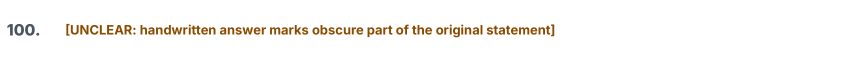
#> input picture ingest-out/apos/apos-grade4-decimals/images/apos-grade4-decimals-q100.png, 1686 x 129 px (shown at 1/2 size)
$ python -i pdfpack.py   (imports and definitions only)
#> lines starting #> are read from the running program, lines starting #| are printed output that depends on the picture; after the words box and inside, x2 and y2 are one past the last pixel; in counts of white or black regions, pixels touching at a corner belong together
#> further down, picture is the input picture: PIL image 1686x129 RGB; mean R, G, B 250.3, 248.2, 245.6
#!/usr/bin/env python3
"""Deterministic PDF -> Practice App question pack.

No AI anywhere. The PDF's own text layer supplies the words; anything that is not
plain running text (figures, stacked fractions, tables, picture options) is cut
out of the rendered page as an image, so it is reproduced exactly as printed.

  python3 pdfpack.py dump  <pdf> <page>                 # show what the engine sees on one page
  python3 pdfpack.py build <profile.json> <pdf> <out>   # build one pack (+ zip, + review report) per paper

A profile describes one book layout (see profiles/*.json).
"""
from __future__ import annotations

import hashlib
import html
import io
import json
import os
import re
import sys
import zipfile
from dataclasses import dataclass, field

import pymupdf
from PIL import Image, ImageChops

ZOOM = 3.0  # crop resolution: 216 dpi


# --------------------------------------------------------------------------- page atoms

@dataclass
class Line:
    x0: float
    y0: float
    x1: float
    y1: float
    text: str
    chars: list  # (ch, x0, x1, bold, italic, sup, font)
    size: float
    bold: bool
    font: str
    piece: int = 0

    @property
    def cy(self):
        return (self.y0 + self.y1) / 2

    @property
    def cx(self):
        return (self.x0 + self.x1) / 2

    @property
    def h(self):
        return self.y1 - self.y0


@dataclass
class Box:
    x0: float
    y0: float
    x1: float
    y1: float
    kind: str = "draw"  # draw | img
    fill: bool = False

    @property
    def w(self):
        return self.x1 - self.x0

    @property
    def h(self):
        return self.y1 - self.y0

    @property
    def cy(self):
        return (self.y0 + self.y1) / 2

    @property
    def cx(self):
        return (self.x0 + self.x1) / 2


def inter(a, b, pad=0.0):
    return a.x0 - pad < b.x1 and b.x0 - pad < a.x1 and a.y0 - pad < b.y1 and b.y0 - pad < a.y1


def contains(a, b, pad=1.0):
    return a.x0 - pad <= b.x0 and a.y0 - pad <= b.y0 and a.x1 + pad >= b.x1 and a.y1 + pad >= b.y1


def is_white(c):
    return c is not None and all(v >= 0.985 for v in c)


class Doc:
    # [121 lines left out: functions __init__, page, _load, render, not called in this run]


def trim(im, pad=6, thr=22):
#> called with pad = 6, thr = 22
    if im is None:
        return None
    bg = Image.new("RGB", im.size, (255, 255, 255))
#> bg: PIL image 1686x129 RGB; every value is 255
    diff = ImageChops.difference(im, bg).convert("L").point(lambda v: 255 if v > thr else 0)
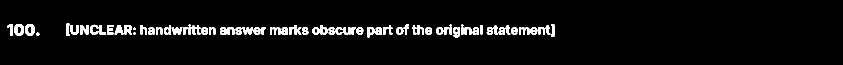
#> diff: PIL image 1686x129 L (shown at 1/2 size); 4.6% white; 72 white regions (4 under 20 px), largest, box (x1, y1, x2, y2) and area: (28, 48, 48, 72) 312, (50, 48, 70, 72) 310, (160, 50, 177, 69) 234
    bb = diff.getbbox()
#> bb = (15, 47, 1109, 75)
    if not bb:
        return None
    return im.crop((max(0, bb[0] - pad), max(0, bb[1] - pad), min(im.width, bb[2] + pad), min(im.height, bb[3] + pad)))
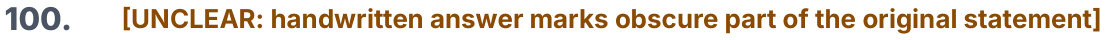
#> returned value: PIL image 1106x40 RGB; mean R, G, B 232.1, 221.4, 209


# [13 lines left out: function stack, not called in this run]


# --------------------------------------------------------------------------- regions

@dataclass
class Piece:
    pno: int
    x0: float
    y0: float
    x1: float
    y1: float
    voff: float = 0.0


class Region:
    """One or more page rectangles stitched into a single virtual column.
    Virtual coordinates: vx = x - piece.x0, vy = y - piece.y0 + piece.voff."""

    # [32 lines left out: functions __init__, crop, not called in this run]

    def snapshot(self):
        return stack([trim(self.doc.render(pc.pno, (pc.x0, pc.y0, pc.x1, pc.y1))) for pc in self.pieces])


# --------------------------------------------------------------------------- text -> markdown

MD_SPECIAL = re.compile(r"([\\`*_{}\[\]<>#|$~])")


def esc(t):
    return MD_SPECIAL.sub(r"\\\1", t)


# [53 lines left out: functions line_md, rows_of, not called in this run]


BAD_CH = re.compile("[-�\u0000-\u0008\u000b-\u001f]")


# [24 lines left out: function text_trouble, not called in this run]


LIST_START = re.compile(r"^(\(?[ivxIVX]{1,4}\)|\(?[a-hA-HP-Sp-s1-9]\)|[•●▪■–-]\s|\d{1,2}\.\s|Statement|Assertion|Reason|Conclusion|Column|[A-Z][A-Za-z.]{1,14}\s?:\s)")


# [96 lines left out: functions paragraphs, _union_pass, cluster, clean_boxes, alt_text, not called in this run]


# --------------------------------------------------------------------------- content builder

class Pack:
    # [141 lines left out: functions __init__, drop, add, build_content, not called in this run]


# --------------------------------------------------------------------------- segmentation

@dataclass
class Marker:
    kind: str  # q | section | group | stop | paper
    pno: int
    col: int
    y: float
    line: Line = None
    m: object = None
    top: float = 0.0


def norm(t):
    return re.sub(r"\s+", " ", t).strip()


# [379 lines left out: functions page_slots, find_markers, segments, numbered, split_inline_labels, split_question and 1 more, not called in this run]


REPORT_CSS = """body{font:14px/1.45 system-ui,sans-serif;margin:16px;color:#1c2230}h1{font-size:18px}
.q{display:grid;grid-template-columns:1fr 1fr;gap:14px;border:1px solid #d5dae3;border-radius:8px;margin:10px 0;padding:10px;break-inside:avoid}
.q.flag{border-color:#d92d20;background:#fff6f5}.src img{max-width:100%;border:1px solid #eee}.out img{max-width:100%;max-height:260px;vertical-align:middle;zoom:.5}
.out .opt{display:flex;gap:8px;margin:3px 0;padding:3px 6px;border:1px solid #e3e7ef;border-radius:6px}.opt.ok{background:#e8f7ee;border-color:#3aa76d}
.hd{grid-column:1/3;font-weight:700}.nt{color:#175cd3;font-weight:500}.q.note{border-color:#84adff;background:#f5f8ff}.fl{color:#b42318;font-weight:600}.sol{margin-top:6px;padding:6px;background:#f5f7fb;border-radius:6px}p{margin:.25em 0}
.sum{padding:8px 12px;background:#f5f7fb;border-radius:8px}"""


# [13 lines left out: function write_report, not called in this run]


# --------------------------------------------------------------------------- build

def title_case(s):
    s = re.sub(r"(?i)^section\s*[-–]?\s*[ivx\d]+\s*[:–-]\s*", "", s).strip()
    return " ".join(w.capitalize() if (w.isupper() or w.islower()) and w.lower() not in ("and", "of", "in") else w for w in s.split())


# [307 lines left out: functions parse_solutions, inline_split, build_paper, main, not called in this run]


# [2 lines not run here, left out]

>>> from PIL import Image
>>> picture = Image.open('../../ingest-out/apos/apos-grade4-decimals/images/apos-grade4-decimals-q100.png')
>>> result = trim(picture)

$ run again, on ingest-out/apos/apos-grade4-decimals/images/apos-grade4-decimals-q132.png
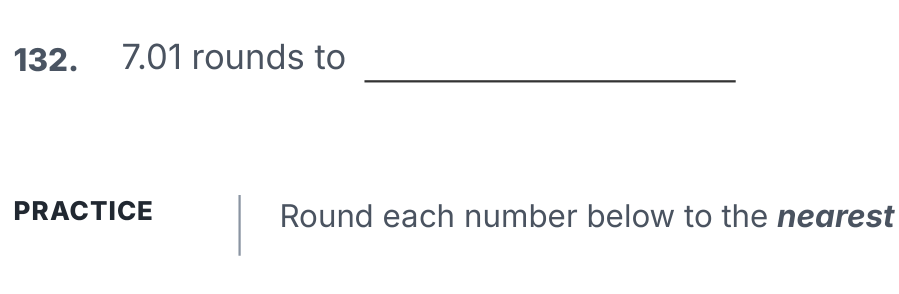
#> input picture ingest-out/apos/apos-grade4-decimals/images/apos-grade4-decimals-q132.png, 899 x 294 px
#> picture is the input picture: PIL image 899x294 RGB; mean R, G, B 249, 249.2, 249.6
#> bg: PIL image 899x294 RGB; every value is 255
#> in trim, `diff = ImageChops.difference(im, bg).convert("L").point(lambda v: 255 ..`:
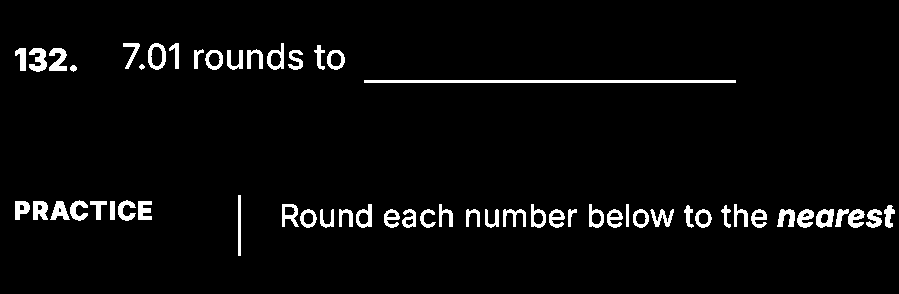
#> diff: PIL image 899x294 L; 4% white; 58 white regions, largest, box (x1, y1, x2, y2) and area: (364, 80, 736, 83) 1116, (29, 48, 47, 72) 271, (49, 48, 67, 71) 263
#> bb = (15, 43, 895, 256)
#> in trim, `return im.crop((max(0, bb[0] - pad), max(0, bb[1] - pad), min(im.width..`:
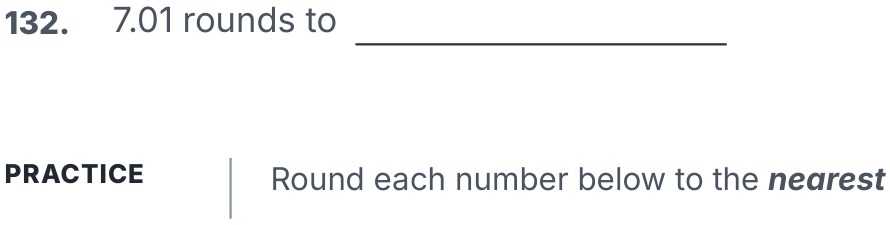
#> returned value: PIL image 890x225 RGB; mean R, G, B 247, 247.3, 247.8

$ run again, on ingest-out/apos/apos-grade4-decimals/images/apos-grade4-decimals-q135.png
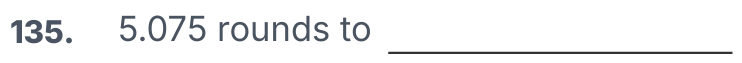
#> input picture ingest-out/apos/apos-grade4-decimals/images/apos-grade4-decimals-q135.png, 742 x 63 px
#> picture is the input picture: PIL image 742x63 RGB; mean R, G, B 242.5, 242.9, 243.6
#> bg: PIL image 742x63 RGB; every value is 255
#> in trim, `diff = ImageChops.difference(im, bg).convert("L").point(lambda v: 255 ..`:
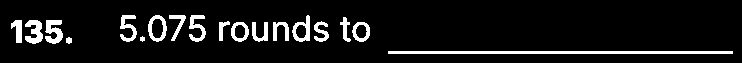
#> diff: PIL image 742x63 L; 8.5% white; 18 white regions, largest, box (x1, y1, x2, y2) and area: (388, 51, 733, 54) 1035, (45, 20, 63, 44) 285, (25, 20, 43, 44) 271
#> bb = (11, 15, 733, 54)
#> in trim, `return im.crop((max(0, bb[0] - pad), max(0, bb[1] - pad), min(im.width..`:
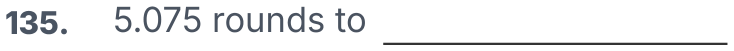
#> returned value: PIL image 734x51 RGB; mean R, G, B 239.3, 239.9, 240.8

$ run again, on ingest-out/apos/apos-grade4-decimals/images/apos-grade4-decimals-q164.png
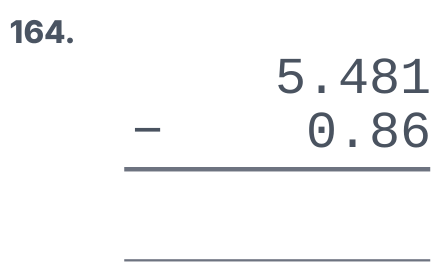
#> input picture ingest-out/apos/apos-grade4-decimals/images/apos-grade4-decimals-q164.png, 440 x 271 px
#> picture is the input picture: PIL image 440x271 RGB; mean R, G, B 247.3, 247.7, 248.3
#> bg: PIL image 440x271 RGB; every value is 255
#> in trim, `diff = ImageChops.difference(im, bg).convert("L").point(lambda v: 255 ..`:
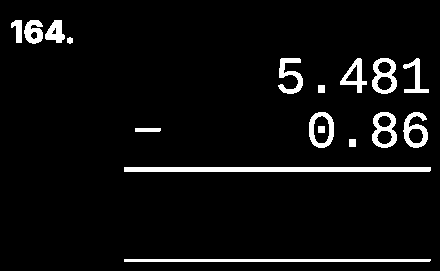
#> diff: PIL image 440x271 L; 5.4% white; 17 white regions, largest, box (x1, y1, x2, y2) and area: (124, 167, 431, 172) 1534, (124, 259, 431, 262) 920, (372, 58, 397, 94) 470
#> bb = (11, 20, 431, 262)
#> in trim, `return im.crop((max(0, bb[0] - pad), max(0, bb[1] - pad), min(im.width..`:
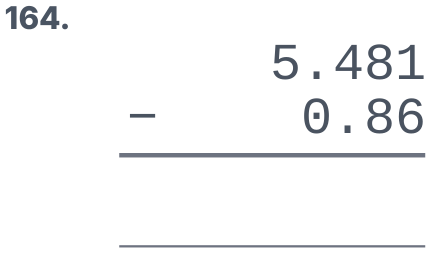
#> returned value: PIL image 432x254 RGB; mean R, G, B 246.7, 247.1, 247.7
